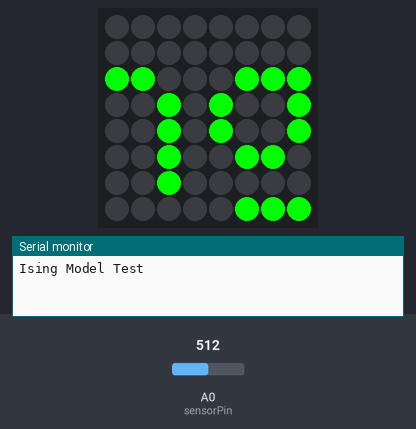
This sketch was run on a simulated Arduino Uno, built with avr-gcc and run on an emulated ATmega328P. Shown: 8×8 RGB LED matrix (first LED top left, wired row by row), the last lines printed to the serial monitor. Inputs (shaded band) come from the test bench; at power-on: A0 (sensorPin) = 512. Random numbers use the default seed unless the sketch sets one.

Above: at 1.2 s.
1.3 s: A0 (sensorPin) set to 390
At 2.4 s:
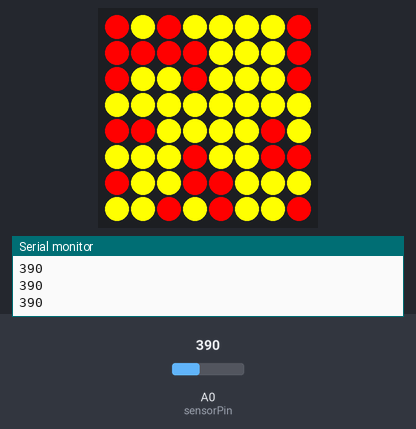
3.2 s: A0 (sensorPin) set to 50
At 4.51 s:
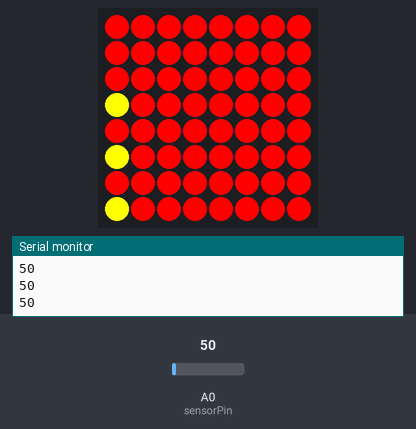
4.7 s: A0 (sensorPin) set to 122
At 5.56 s:
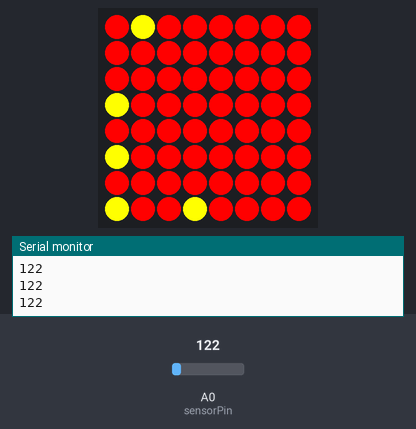

The sketch:

ising.ino
```cpp
#include <Adafruit_LEDBackpack.h>
#include <Adafruit_GFX.h>
#include <Adafruit_SPITFT_Macros.h>
#include <Adafruit_SPITFT.h>
#include <gfxfont.h>
#include <Wire.h>

Adafruit_BicolorMatrix ledMatrix = Adafruit_BicolorMatrix();
int sensorPin = A0;    // select the input pin for the photoresistor
int sensorValue = 0;

bool mainLoop = false;

//dimensions of led matrix.
const int xLength = 8;
const int yLength = 8;
//current configuration of Ising model.
int config[xLength][yLength];
//default temperature of model.
float temperature = 2.3;

//Generates a random initial state
void GenerateInitialConfiguration()
{
    for(int i=0; i < xLength; i++)
    {
        for(int j =0; j < xLength; j++)
        {
            //Generates either 0 or -1;
            config[i][j] = 2 * random(0, 2) - 1;

        }
    }
}

void setup()
{
    Serial.begin(9600);
    Serial.println("Ising Model Test");

    randomSeed(analogRead(0));
    ledMatrix.begin(0x70); // pass in the address
    GenerateInitialConfiguration();
}

//Update the LED matrix based on the Ising model.
void UpdateLEDMatrix()
{
    ledMatrix.clear();
    for(int x =0; x < xLength; x++)
    {
        for(int y =0; y < yLength; y++)
        {
            //If up, then color yellow, otherwise color red. Green is also an option!
            if(config[x][y] == 1)
                ledMatrix.drawPixel(x,y, LED_YELLOW);
            else if(config[x][y] == -1)
                ledMatrix.drawPixel(x,y, LED_RED);
        }

    }
    ledMatrix.writeDisplay();
}

//Perform the monte carlo update of the simulation.
void MonteCarloMove(float beta)
{
    for(int i=0; i < xLength; i++)
    {
        for(int j=0; j < yLength; j++)
        {
            int x = random(0, xLength);
            int y = random(0, yLength);
            int state = config[x][y];
            int nb = (int) config[(x+1)%xLength][y] + (int) config[x][(y+1)%yLength] + (int) config[(x-1)%xLength][y] + (int) config[x][(y-1)%yLength];
            int cost = 2 * state * nb;
            if(cost < 0)
                state *= -1;
            else
            {
                float prob = (float) random(0, 100) / (float) 100;
                if(prob < exp(-cost * beta))
                    state *= -1;
            }
            config[x][y] = state;
        }
    }
}

//Filter the photoresistor sensor input.
float filter(int sensorValue)
{
    float minValue = 60.0;
    float maxValue = 400.0;
    float scaling = 2.0;
    float bump = 0.25;
    float val = max(0, sensorValue - minValue);
    return (scaling * val / (maxValue - minValue)) + bump;
}

//Main loop
void loop()
{
    sensorValue = analogRead(sensorPin);

    //Displays some introductory text.
    if (!mainLoop)
    {
        ledMatrix.setTextWrap(false);
        ledMatrix.setTextSize(1);
        ledMatrix.setTextColor(LED_GREEN);
        for (int8_t x = 7; x >= -36; x--)
        {
            ledMatrix.clear();
            ledMatrix.setCursor(x, 0);
            ledMatrix.print("Ising");
            ledMatrix.writeDisplay();
            delay(30);
        }
        mainLoop = true;

    }

    //Update the temperature based on sensor.
    float temp = temperature * filter(sensorValue);
    Serial.println(sensorValue);
    //Perform monte carlo move.
    MonteCarloMove(1.0/temp);
    UpdateLEDMatrix();
    //Chill out for a few ms.
    delay(50);

}
```
